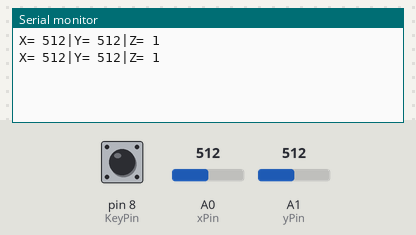
The sketch below on a simulated Arduino Uno, built with avr-gcc and run on an emulated ATmega328P. Parts: the last lines printed to the serial monitor. The inputs (shaded band) are chosen by the test bench; at power-on: A0 (xPin) = 512, A1 (yPin) = 512, pin 8 (KeyPin) HIGH.

Above: at 1.8 s.
1.9 s: A0 (xPin) set to 716
At 2.7 s:
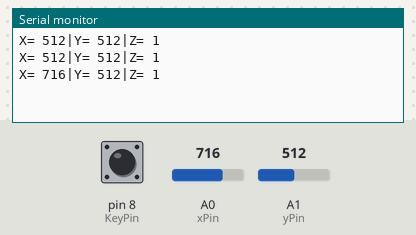
3.4 s: A1 (yPin) set to 716
At 4.7 s:
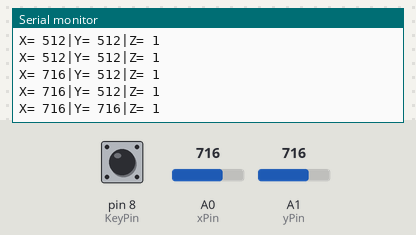
4.9 s: pin 8 (KeyPin) pulled LOW for 1.2 s
At 5.8 s:
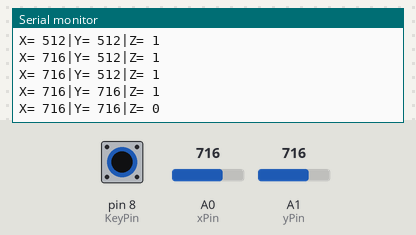
7.6 s: A0 (xPin) set to 900
At 8.6 s:
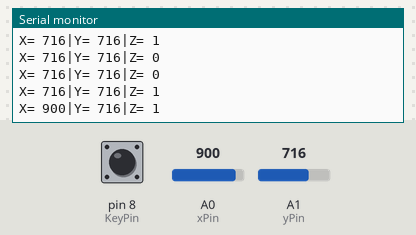
9.1 s: A1 (yPin) set to 900
At 9.1 s:
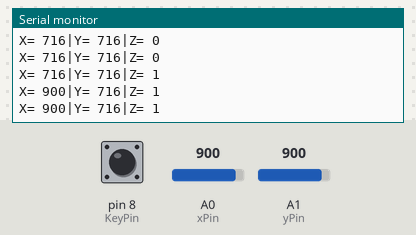
10.6 s: pin 8 (KeyPin) pulled LOW for 1.2 s
At 11.8 s:
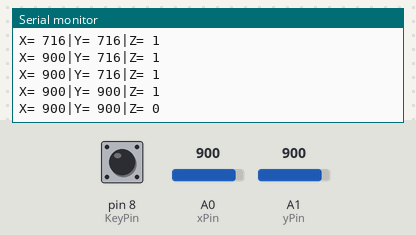
Timing chart, 0 to 13.6 s (numbered marks = the images above; inputs shaded):
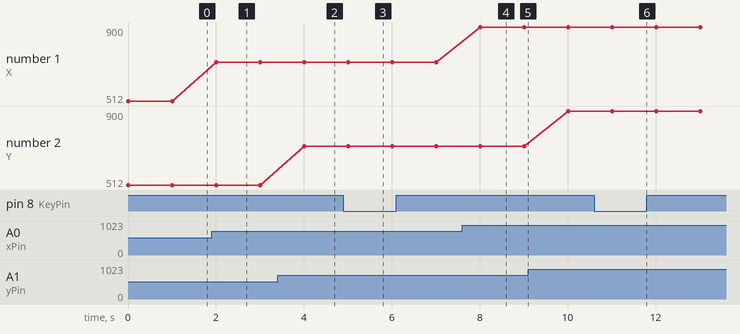

The sketch:

Joystick.ino
```cpp
#define xPin A0
#define yPin A1
#define KeyPin 8

void setup() {
  // put your setup code here, to run once:
  pinMode(KeyPin,INPUT_PULLUP);
  digitalWrite(KeyPin,HIGH);
  Serial.begin(9600);
}

void loop() {
  // put your main code here, to run repeatedly:
  Serial.print("X= ");
  Serial.print(analogRead(xPin));
  Serial.print("|Y= ");
  Serial.print(analogRead(yPin));
  Serial.print("|Z= ");
  Serial.println(digitalRead(KeyPin));
  delay(1000);
}
```

Measured:
- after the input at 1.9 s, the serial monitor: prints a new line after 0.10 s (image 1)
- after the input at 3.4 s, the serial monitor: prints a new line after 0.60 s (image 2)
- after the input at 4.9 s, the serial monitor: prints a new line after 0.10 s (image 3)
- after the input at 7.6 s, the serial monitor: prints a new line after 0.41 s (image 4)
- after the input at 10.6 s, the serial monitor: prints a new line after 0.41 s (image 6)
- plotted number 1: 512 → 716 after the input at 1.9 s, 716 → 900 after the input at 7.6 s
